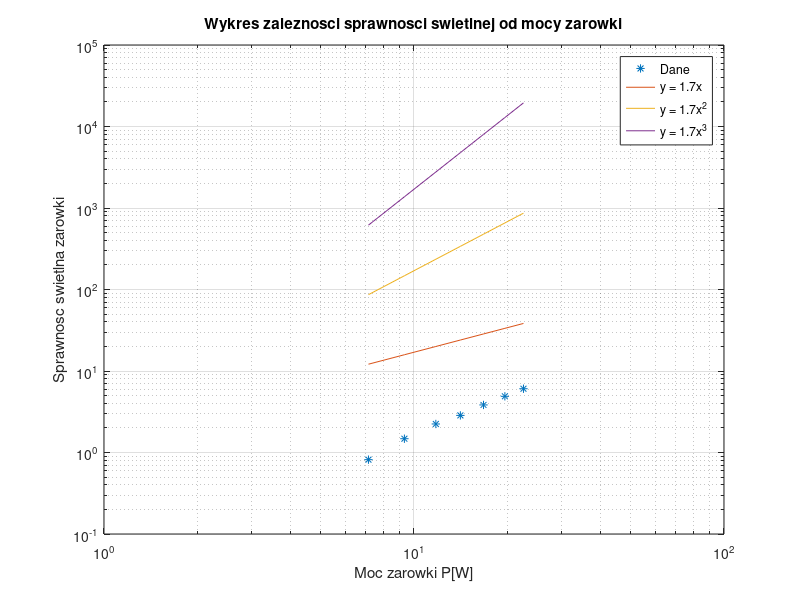

Reproduce this figure in MATLAB.
sp =[0.8170045888, 1.476328696, 2.238953834, 2.852354534, 3.834134574, 4.890949716, 6.060319032];
p = [7.13, 9.312, 11.76, 14.112, 16.758, 19.64, 22.55];

y1=1.7*p.^1;
y2=1.7*p.^2;
y3=1.7*p.^3;
loglog(p, sp, '*')
hold on
plot(p, y1)
plot(p,y2)
plot(p,y3)
title("Wykres zaleznosci sprawnosci swietlnej od mocy zarowki")
xlabel("Moc zarowki P[W]")
ylabel("Sprawnosc swietlna zarowki")
legend("Dane", "y = 1.7x", "y = 1.7x^2", "y = 1.7x^3")
grid on